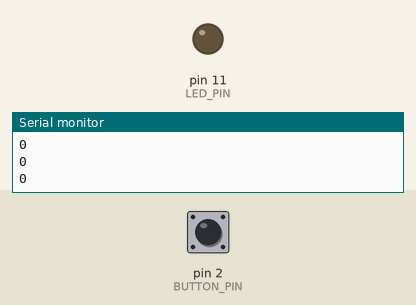
A sketch run on a simulated Arduino Uno, built with avr-gcc and run on an emulated ATmega328P. On the bench: output pins drawn as LEDs (lit = HIGH), the last lines printed to the serial monitor. The test bench sets the inputs (shaded band); at power-on: pin 2 (BUTTON_PIN) LOW.

Above: at 1.2 s.
1.3 s: pin 2 (BUTTON_PIN) pulled HIGH for 0.15 s
At 2.35 s:
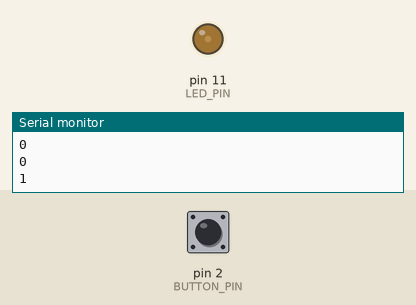
At 7.1 s:
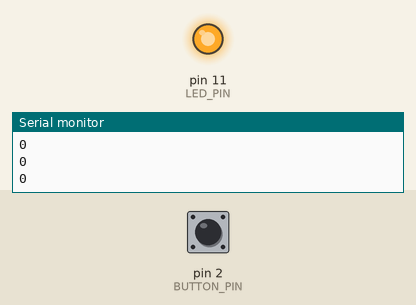
7.3 s: pin 2 (BUTTON_PIN) pulled HIGH for 1 s
At 8.95 s:
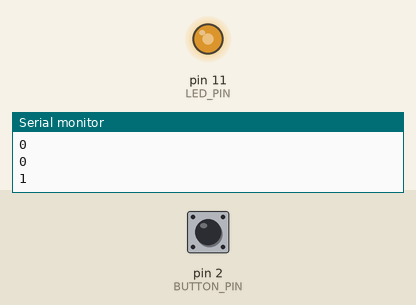
Timing chart, 0 to 13.9 s (numbered marks = the images above; inputs shaded):
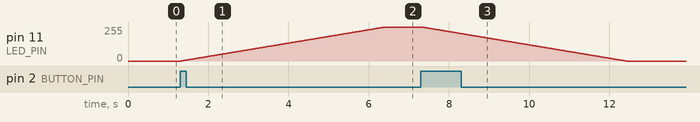

Measured:
- after the input at 1.3 s, pin 11 (LED_PIN): moves from 0/255 to 254/255 over 5.1 s, starting at once

The sketch:

5A-FADE_BUTTON-LOOP.ino
```cpp
#define LED_PIN 11
#define BUTTON_PIN 2
boolean buttonState = false;

void setup() {
  // put your setup code here, to run once:
  pinMode(BUTTON_PIN, INPUT);
  Serial.begin (9600); // show with serial ... the unresponsiveness

}

void loop() {
  int buttonVal = digitalRead(BUTTON_PIN); // read value from button
  Serial.println(buttonVal);

  //chack button state first..
  if (buttonVal == HIGH) {
    //ALL OF THIS COMES WHEN BUTTON IS PRESSED
    buttonState = !buttonState; //switch button state

    if (buttonState == true)
    {
      fadeIn();
    }
    else
    {
      fadeOut();
    }
  }//***if button state == high

}

void fadeIn()
{
  for (int i = 0; i < 255; i++)
  {
    analogWrite(LED_PIN, i);   //write val to LED
    delay(20);

  }
}

void fadeOut()
{
  for (int i = 255; i >= 0; i--)
  {
    analogWrite(LED_PIN, i);   //write val to LED
    delay(20);

  }
}
```
